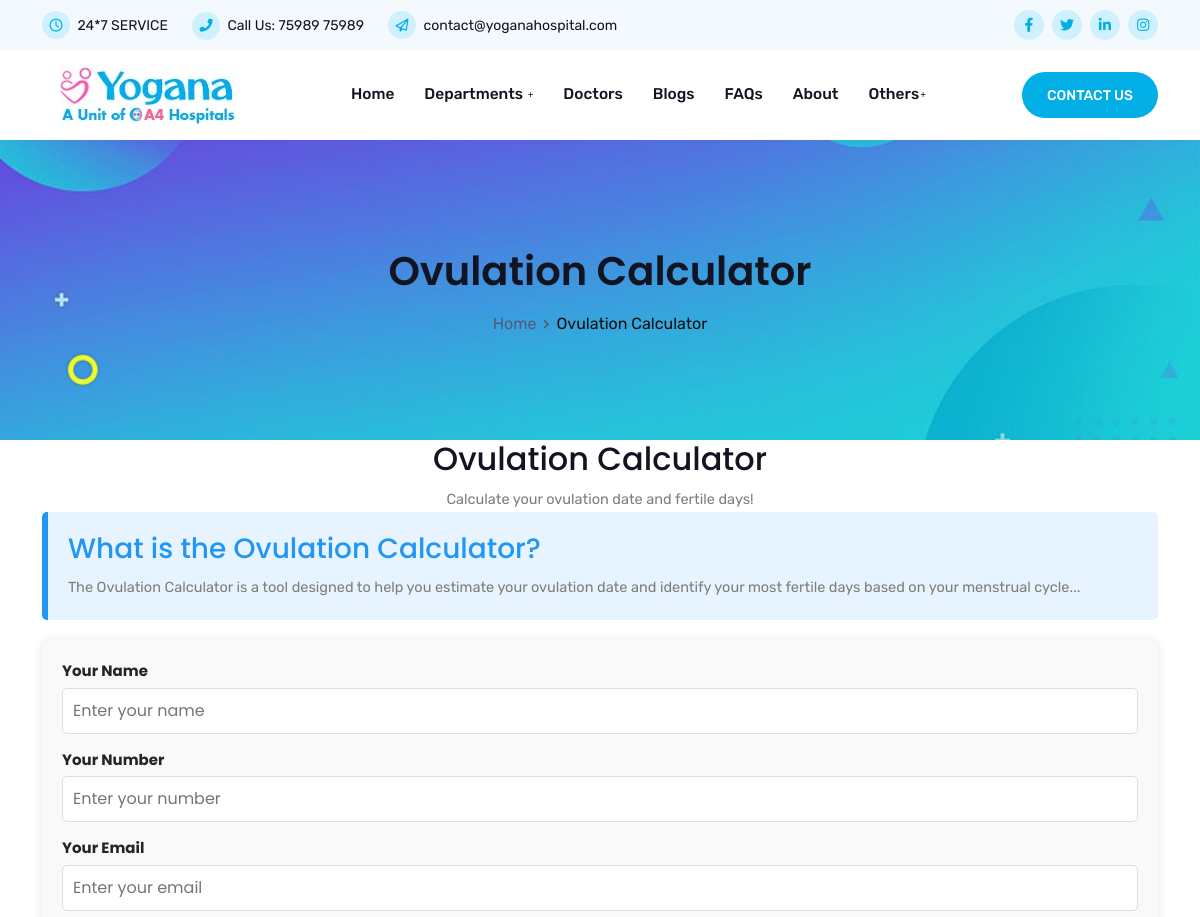
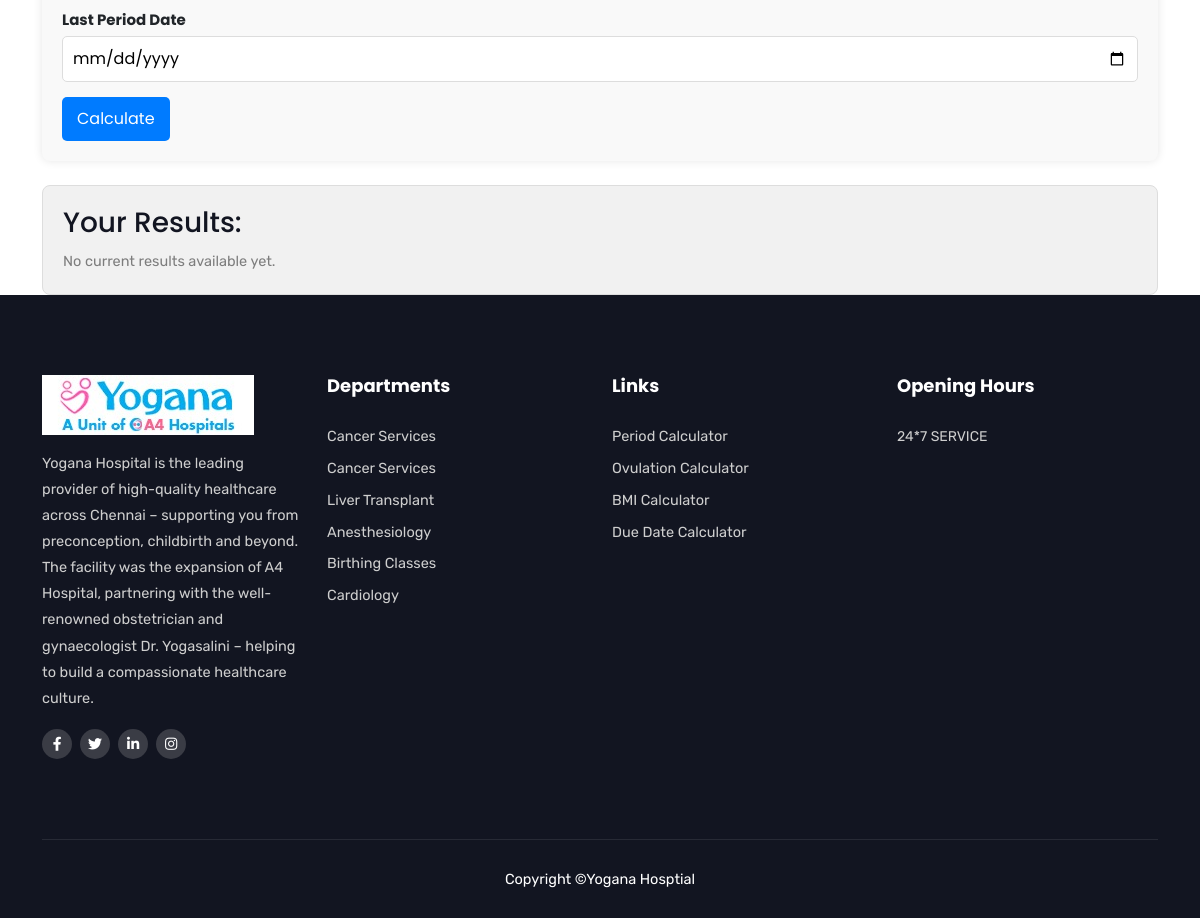
Page /ovulation-calculator on the committed database (2 pictures, top to bottom).
### yogana/models.py (models this page shows, shortened)
class Service(db.Model):
    id = db.Column(db.Integer, primary_key=True)
    slug = db.Column(db.String(100), unique=True, nullable=False)
    name = db.Column(db.String(100), nullable=False)
    icon = db.Column(db.String(100), nullable=False)
    description = db.Column(db.Text, nullable=False)
    paragraph1 = db.Column(db.Text, nullable=False)
    paragraph2 = db.Column(db.Text, nullable=False)
    paragraph3 = db.Column(db.Text, nullable=False)
    image = db.Column(db.String(200), nullable=False)
    icon_class = db.Column(db.String(100), nullable=False)
    bg_class = db.Column(db.String(100), nullable=False)
    details = db.Column(db.Text, nullable=False)  # Store as comma-separated values for simplicity

### yogana/routes.py (the view, shortened to what this page needs)
@app.route('/ovulation-calculator', methods=['GET', 'POST'])
def ovulation_calculator():
    pdatas = {
        "title": "Ovulation Calculator",
        "breadcrumbs": [
            {"text": "Home", "url": "/"},
            {"text": "Ovulation Calculator", "url": None}  # None for the current page
        ],
        "bg_image": "site/img/yoganahospital-banner-1920_500.jpg",
        "bg_class": "page-title-bg1"  # Add dynamic background class if needed
    }
    previous_entry = None
    new_entry_result = None
    return render_template('www/ovulation-calculator.html', pdata=pdatas, title="Ovulation Calculator", previous_entry=previous_entry, new_entry_result=new_entry_result)

### yogana/routes.py (called while the page is built)
@app.after_request
def add_header(response):
    response.headers['Cache-Control'] = 'no-store'
    return response

@app.before_request
def before_request():
    dservices = Service.query.all()
    g.appservices = [{"name": service.name, "slug": service.slug} for service in dservices]

@app.context_processor
def inject_services():
    return dict(appservices=g.appservices)

@app.before_request
def load_user():
    user_id = session.get('user_id')
    if user_id:
        user = User.query.get(user_id)
        g.user = user  # Store the user object in g
    else:
        g.user = None  # No user logged in

### yogana/templates/www/ovulation-calculator.html (shortened to what this page needs)
{% extends 'www/base.html' %}
{% block content_wrapper %}
    {% include 'www/components/breadcrumbs.html' %}
    <div id="ovulation-calculator" class="ovulation-calculator-area de-padding">
        <div class="container">
            <div class="row">
                <div class="col-xl-8 offset-xl-2">
                    <div class="site-title text-center">
                        <h2>Ovulation Calculator</h2>
                        <p class="mb-0 mt-20">Calculate your ovulation date and fertile days!</p>
                    </div>
                </div>
            </div>
            <div class="ovulation-info-section">
                <h3>What is the Ovulation Calculator?</h3>
                <p>The Ovulation Calculator is a tool designed to help you estimate your ovulation date and identify your most fertile days based on your menstrual cycle...</p>
            </div>
            <div class="ovulation-form-container">
                <form method="POST" action="{{ url_for('ovulation_calculator') }}">
                    <div class="ovulation-form-group">
                        <label for="name">Your Name</label>
                        <input type="text" name="name" class="ovulation-form-control" id="name" placeholder="Enter your name" required>
                    </div>
                    <div class="ovulation-form-group">
                        <label for="number">Your Number</label>
                        <input type="text" name="number" class="ovulation-form-control" id="number" placeholder="Enter your number" required>
                    </div>
                    <div class="ovulation-form-group">
                        <label for="email">Your Email</label>
                        <input type="email" name="email" class="ovulation-form-control" id="email" placeholder="Enter your email" required>
                    </div>
                    <div class="ovulation-form-group">
                        <label for="date">Last Period Date</label>
                        <input type="date" name="date" class="ovulation-form-control" id="date" required>
                    </div>
                    <button type="submit" class="ovulation-btn-primary">Calculate</button>
                </form>
            </div>
            <div class="result-container mt-4">
                <h3>Your Results:</h3>
                {% if new_entry_result %}
                    <div class="current-result">
                        <h4>Current Entry:</h4>
                        <p><strong>Name:</strong> {{ new_entry_result.name }}</p>
                        <p><strong>Number:</strong> {{ new_entry_result.number }}</p>
                        <p><strong>Email:</strong> {{ new_entry_result.email }}</p>
                        <p><strong>Last Period Date:</strong> {{ new_entry_result.last_period_date }}</p>
                        <p><strong>Estimated Ovulation Date:</strong> {{ new_entry_result.ovulation_date.strftime('%Y-%m-%d') }}</p>
                        <p><strong>Fertile Days:</strong> {{ new_entry_result.fertile_days }}</p>
                    </div>
                {% else %}
                    <p>No current results available yet.</p>
                {% endif %}
            </div>
        </div>
    </div>
{% endblock %}

### yogana/templates/www/base.html (shortened to what this page needs)
<!DOCTYPE html>
<html lang="en">
<head>
    <link rel="stylesheet" href="https://lamatechnologies.com/vendor/flaticon.css">
    <link rel="stylesheet" href="{{ url_for('static', filename='site/css/bootstrap.min.css') }}">
    <link rel="stylesheet" href="{{ url_for('static', filename='site/css/animate.min.css') }}">
    <link rel="stylesheet" href="{{ url_for('static', filename='site/css/fontawesome.min.css') }}">
    <link rel="stylesheet" href="{{ url_for('static', filename='site/css/owl.carousel.min.css') }}">
    <link rel="stylesheet" href="{{ url_for('static', filename='site/css/slick.min.css') }}">
    <link rel="stylesheet" href="{{ url_for('static', filename='site/css/nice-select.css') }}">
    <link rel="stylesheet" href="{{ url_for('static', filename='site/css/magnific-popup.min.css') }}">
    <link rel="stylesheet" href="{{ url_for('static', filename='site/css/odometer.min.css') }}">
    <link rel="stylesheet" href="{{ url_for('static', filename='site/css/flaticon.css') }}">
    <link rel="stylesheet" href="{{ url_for('static', filename='site/css/meanmenu.css') }}">
    <link rel="stylesheet" href="{{ url_for('static', filename='site/css/style.css') }}">
    <link rel="stylesheet" href="{{ url_for('static', filename='site/css/responsive.css') }}">
</head>
<body>
    <header class="header-area">
        <div class="top-header">
            <div class="container">
                <div class="row align-items-center">
                    <div class="col-lg-8">
                        <ul class="header-contact-info">
                            <li><i class="far fa-clock"></i> {{ hospital_info.service_hours if hospital_info else '24*7 SERVICE' }}</li>
                            <li><i class="fas fa-phone"></i> Call Us: <a href="tel:{{ hospital_info.phone if hospital_info else '+917598975989' }}">{{ hospital_info.phone if hospital_info else '75989 75989' }}</a></li>
                            <li><i class="far fa-paper-plane"></i> <a href="mailto:{{ hospital_info.email if hospital_info else 'contact@yoganahospital.com' }}">{{ hospital_info.email if hospital_info else 'contact@yoganahospital.com' }}</a></li>
                        </ul>
                    </div>
                    <div class="col-lg-4">
                        <div class="header-right-content">
                            <ul class="top-header-social">
                                <li><a href="{{ hospital_info.facebook_url if hospital_info else '#' }}"><i class="fab fa-facebook-f"></i></a></li>
                                <li><a href="{{ hospital_info.twitter_url if hospital_info else '#' }}"><i class="fab fa-twitter"></i></a></li>
                                <li><a href="{{ hospital_info.linkedin_url if hospital_info else '#' }}"><i class="fab fa-linkedin-in"></i></a></li>
                                <li><a href="{{ hospital_info.instagram_url if hospital_info else '#' }}"><i class="fab fa-instagram"></i></a></li>
                            </ul>
                        </div>
                    </div>
                </div>
            </div>
        </div>
        <div class="navbar-area">
            <div class="fovia-nav">
                <div class="container">
                    <nav class="navbar navbar-expand-md navbar-light">
                        <a class="navbar-brand" href="{{ url_for('index') }}">
                            <img src="{{ url_for('static', filename='site/img/logo.jpeg') }}" alt="logo">
                        </a>
                        <div class="collapse navbar-collapse mean-menu" id="navbarSupportedContent">
                            <ul class="navbar-nav">
                                <li class="nav-item"><a href="{{ url_for('index') }}" class="nav-link">Home</a></li>
                                <li class="nav-item">
                                    <a href="#" class="nav-link">Departments <i class="fas fa-plus"></i></a>
                                </li>
                                <li class="nav-item"><a href="{{ url_for('doctors') }}" class="nav-link">Doctors</a></li>
                                <li class="nav-item"><a href="{{ url_for('blogs') }}" class="nav-link">Blogs</a></li>
                                <li class="nav-item"><a href="{{ url_for('faqs') }}" class="nav-link">FAQs</a></li>
                                <li class="nav-item"><a href="{{ url_for('about') }}" class="nav-link">About</a></li>
                                <li class="nav-item">
                                    <a href="#" class="nav-link">Others<i class="fas fa-plus"></i></a>
                                </li>
                            </ul>
                            <div class="others-options">
                                <a href="{{ url_for('contact') }}" class="btn btn-primary">Contact Us</a>
                            </div>
                        </div>
                    </nav>
                </div>
            </div>
        </div>
    </header>
    {% block content_wrapper %}
    {% endblock %}
    <section class="footer-area">
        <div class="container">
            <div class="row">
                <div class="col-lg-3 col-md-6 col-sm-6">
                    <div class="single-footer-widget">
                        <div class="logo">
                            <a href="#"><img src="{{ url_for('static', filename='site/img/white-logo.jpeg') }}" alt="image"></a>
                            <p>Yogana Hospital is the leading provider of high-quality healthcare across Chennai – supporting you from preconception, childbirth and beyond. The facility was the expansion of A4 Hospital, partnering with the well-renowned obstetrician and gynaecologist Dr. Yogasalini – helping to build a compassionate healthcare culture.</p>
                        </div>
                        <ul class="social">
                            <li><a href="{{ hospital_info.facebook_url if hospital_info else '#' }}"><i class="fab fa-facebook-f"></i></a></li>
                            <li><a href="{{ hospital_info.twitter_url if hospital_info else '#' }}"><i class="fab fa-twitter"></i></a></li>
                            <li><a href="{{ hospital_info.linkedin_url if hospital_info else '#' }}"><i class="fab fa-linkedin-in"></i></a></li>
                            <li><a href="{{ hospital_info.instagram_url if hospital_info else '#' }}"><i class="fab fa-instagram"></i></a></li>
                        </ul>
                    </div>
                </div>
                <div class="col-lg-3 col-md-6 col-sm-6">
                    <div class="single-footer-widget pl-5">
                        <h3>Departments</h3>
                        <ul class="departments-list">
                            {% for service in appservices %}
                                <li><a href="{{ url_for('department', slug=service.slug) }}">{{ service.name }}</a></li>
                            {% endfor %}
                        </ul>
                    </div>
                </div>
                <div class="col-lg-3 col-md-6 col-sm-6">
                    <div class="single-footer-widget pl-5">
                        <h3>Links</h3>
                        <ul class="links-list">
                            <li><a href="{{ url_for('period_calculator') }}">Period Calculator</a></li>
                            <li><a href="{{ url_for('ovulation_calculator') }}">Ovulation Calculator</a></li>
                            <li><a href="{{ url_for('bmi_calculator') }}">BMI Calculator</a></li>
                            <li><a href="{{ url_for('due_date_calculator') }}">Due Date Calculator</a></li>
                        </ul>
                    </div>
                </div>
                <div class="col-lg-3 col-md-6 col-sm-6">
                    <div class="single-footer-widget">
                        <h3>Opening Hours</h3>
                        <ul class="opening-hours">
                            <li>{{ hospital_info.service_hours if hospital_info else '24*7 SERVICE' }}</li>
                        </ul>
                    </div>
                </div>
            </div>
            <div class="copyright-area">
                <p>Copyright <a href="https:/yoganahospital.com/" target="_blank">©Yogana Hosptial</a></p>
            </div>
        </div>
    </section>
</body>
</html>

### yogana/templates/www/ovulation-calculator.html (style rules this page uses)
.ovulation-form-container { background: #f9f9f9; padding: 20px; border-radius: 8px; box-shadow: 0 0 10px rgba(0, 0, 0, 0.1); margin-top: 20px; }
.ovulation-info-section { margin-bottom: 20px; padding: 20px; background-color: #e7f3fe; border-left: 6px solid #2196F3; border-radius: 5px; }
.ovulation-info-section h3 { color: #2196F3; }
.ovulation-form-group { margin-bottom: 15px; }
.ovulation-form-group label { font-weight: bold; margin-bottom: 5px; }
.ovulation-form-control { border: 1px solid #ddd; border-radius: 5px; padding: 10px; font-size: 16px; width: 100%; }
.ovulation-btn-primary { background-color: #007bff; color: white; border: none; padding: 10px 15px; border-radius: 5px; cursor: pointer; font-size: 16px; transition: background-color 0.3s ease; }
.result-container { background: #f1f1f1; padding: 20px; border-radius: 8px; margin-top: 20px; border: 1px solid #ddd; }

### rows in the picture
Service: name "Cancer Services"
Service: name "Cancer Services"
Service: name "Liver Transplant"
Service: name "Anesthesiology"
Service: name "Birthing Classes"
Service: name "Cardiology"

### other values in the picture
{{ hospital_info.service_hours if hospital_info else '24*7 SERVICE' }} "24*7 SERVICE"
{{ hospital_info.phone if hospital_info else '75989 75989' }} "75989 75989"
{{ hospital_info.email if hospital_info else 'contact@yoganahospital.com' }} "contact@yoganahospital.com"
{{ pdata.title }} "Ovulation Calculator"
{{ breadcrumb.text }} "Home"
{{ breadcrumb.text }} "Ovulation Calculator"
